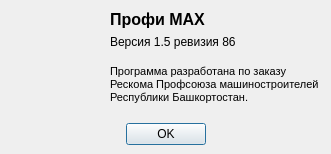
<?xml version="1.0" encoding="UTF-8"?>
<ui version="4.0">
 <class>DialogAbout</class>
 <widget class="QDialog" name="DialogAbout">
  <property name="geometry">
   <rect>
    <x>0</x>
    <y>0</y>
    <width>331</width>
    <height>154</height>
   </rect>
  </property>
  <property name="windowTitle">
   <string>О программе</string>
  </property>
  <property name="windowIcon">
   <iconset resource="res.qrc">
    <normaloff>:/about/icons/logo.png</normaloff>:/about/icons/logo.png</iconset>
  </property>
  <layout class="QVBoxLayout" name="verticalLayout">
   <property name="spacing">
    <number>6</number>
   </property>
   <property name="margin">
    <number>9</number>
   </property>
   <item>
    <layout class="QVBoxLayout" name="verticalLayoutWindow">
     <item>
      <layout class="QHBoxLayout" name="horizontalLayoutButton">
       <item>
        <widget class="QLabel" name="labelText">
         <property name="text">
          <string/>
         </property>
         <property name="pixmap">
          <pixmap resource="res.qrc">:/about/icons/logo.png</pixmap>
         </property>
         <property name="scaledContents">
          <bool>false</bool>
         </property>
         <property name="alignment">
          <set>Qt::AlignHCenter|Qt::AlignTop</set>
         </property>
        </widget>
       </item>
       <item>
        <layout class="QVBoxLayout" name="verticalLayout_2">
         <property name="spacing">
          <number>0</number>
         </property>
         <item>
          <widget class="QLabel" name="labelName">
           <property name="text">
            <string>&lt;!DOCTYPE HTML PUBLIC &quot;-//W3C//DTD HTML 4.0//EN&quot; &quot;http://www.w3.org/TR/REC-html40/strict.dtd&quot;&gt;
&lt;html&gt;&lt;head&gt;&lt;meta name=&quot;qrichtext&quot; content=&quot;1&quot; /&gt;&lt;style type=&quot;text/css&quot;&gt;
p, li { white-space: pre-wrap; }
&lt;/style&gt;&lt;/head&gt;&lt;body style=&quot; font-family:'MS Shell Dlg 2'; font-size:8.25pt; font-weight:400; font-style:normal;&quot;&gt;
&lt;p style=&quot; margin-top:0px; margin-bottom:0px; margin-left:0px; margin-right:0px; -qt-block-indent:0; text-indent:0px;&quot;&gt;&lt;span style=&quot; font-family:'Bitstream Vera Sans'; font-size:12pt; font-weight:600;&quot;&gt;Профи MAX&lt;/span&gt;&lt;/p&gt;&lt;/body&gt;&lt;/html&gt;</string>
           </property>
          </widget>
         </item>
         <item>
          <widget class="QLabel" name="labelVer">
           <property name="text">
            <string>Версия 1.5 ревизия 86</string>
           </property>
          </widget>
         </item>
         <item>
          <widget class="QLabel" name="labelComment">
           <property name="text">
            <string>&lt;!DOCTYPE HTML PUBLIC &quot;-//W3C//DTD HTML 4.0//EN&quot; &quot;http://www.w3.org/TR/REC-html40/strict.dtd&quot;&gt;
&lt;html&gt;&lt;head&gt;&lt;meta name=&quot;qrichtext&quot; content=&quot;1&quot; /&gt;&lt;style type=&quot;text/css&quot;&gt;
p, li { white-space: pre-wrap; }
&lt;/style&gt;&lt;/head&gt;&lt;body style=&quot; font-family:'MS Shell Dlg 2'; font-size:8.25pt; font-weight:400; font-style:normal;&quot;&gt;
&lt;p align=&quot;justify&quot; style=&quot;-qt-paragraph-type:empty; margin-top:0px; margin-bottom:0px; margin-left:0px; margin-right:0px; -qt-block-indent:0; text-indent:0px; font-size:8pt;&quot;&gt;&lt;/p&gt;
&lt;p align=&quot;justify&quot; style=&quot; margin-top:0px; margin-bottom:0px; margin-left:0px; margin-right:0px; -qt-block-indent:0; text-indent:0px;&quot;&gt;&lt;span style=&quot; font-family:'Bitstream Vera Sans'; font-size:8pt;&quot;&gt;Программа разработана по заказу &lt;/span&gt;&lt;/p&gt;
&lt;p align=&quot;justify&quot; style=&quot; margin-top:0px; margin-bottom:0px; margin-left:0px; margin-right:0px; -qt-block-indent:0; text-indent:0px;&quot;&gt;&lt;span style=&quot; font-family:'Bitstream Vera Sans'; font-size:8pt;&quot;&gt;Рескома Профсоюза машиностроителей &lt;/span&gt;&lt;/p&gt;
&lt;p align=&quot;justify&quot; style=&quot; margin-top:0px; margin-bottom:0px; margin-left:0px; margin-right:0px; -qt-block-indent:0; text-indent:0px;&quot;&gt;&lt;span style=&quot; font-family:'Bitstream Vera Sans'; font-size:8pt;&quot;&gt;Республики Башкортостан.&lt;/span&gt;&lt;/p&gt;
&lt;p align=&quot;justify&quot; style=&quot;-qt-paragraph-type:empty; margin-top:0px; margin-bottom:0px; margin-left:0px; margin-right:0px; -qt-block-indent:0; text-indent:0px; font-family:'Bitstream Vera Sans'; font-size:8pt;&quot;&gt;&lt;/p&gt;&lt;/body&gt;&lt;/html&gt;</string>
           </property>
          </widget>
         </item>
        </layout>
       </item>
      </layout>
     </item>
     <item>
      <layout class="QHBoxLayout" name="horizontalLayoutInfo">
       <item>
        <spacer name="horizontalSpacerLeft">
         <property name="orientation">
          <enum>Qt::Horizontal</enum>
         </property>
         <property name="sizeHint" stdset="0">
          <size>
           <width>40</width>
           <height>20</height>
          </size>
         </property>
        </spacer>
       </item>
       <item>
        <widget class="QPushButton" name="pushButtonOK">
         <property name="text">
          <string>OK</string>
         </property>
        </widget>
       </item>
       <item>
        <spacer name="horizontalSpacerRight">
         <property name="orientation">
          <enum>Qt::Horizontal</enum>
         </property>
         <property name="sizeHint" stdset="0">
          <size>
           <width>40</width>
           <height>20</height>
          </size>
         </property>
        </spacer>
       </item>
      </layout>
     </item>
    </layout>
   </item>
  </layout>
 </widget>
 <resources>
  <include location="res.qrc"/>
 </resources>
 <connections>
  <connection>
   <sender>pushButtonOK</sender>
   <signal>clicked()</signal>
   <receiver>DialogAbout</receiver>
   <slot>close()</slot>
   <hints>
    <hint type="sourcelabel">
     <x>129</x>
     <y>126</y>
    </hint>
    <hint type="destinationlabel">
     <x>129</x>
     <y>75</y>
    </hint>
   </hints>
  </connection>
 </connections>
</ui>
